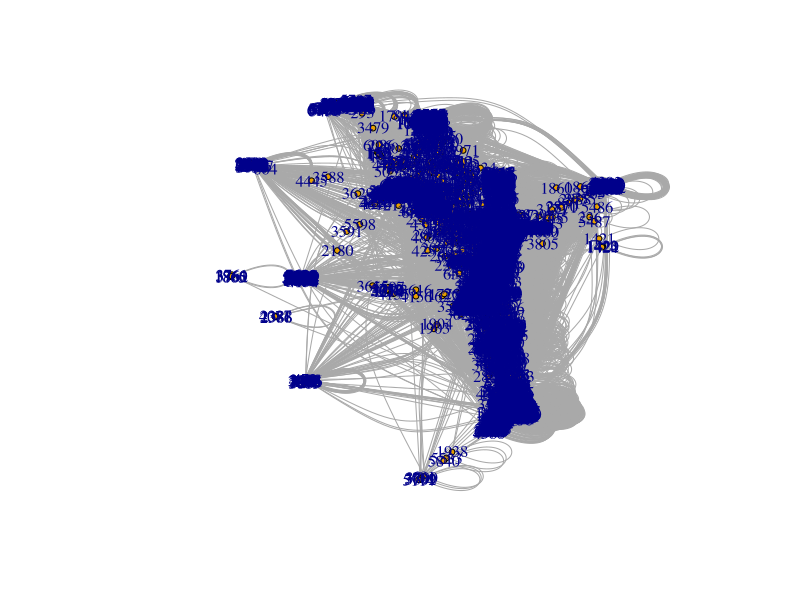
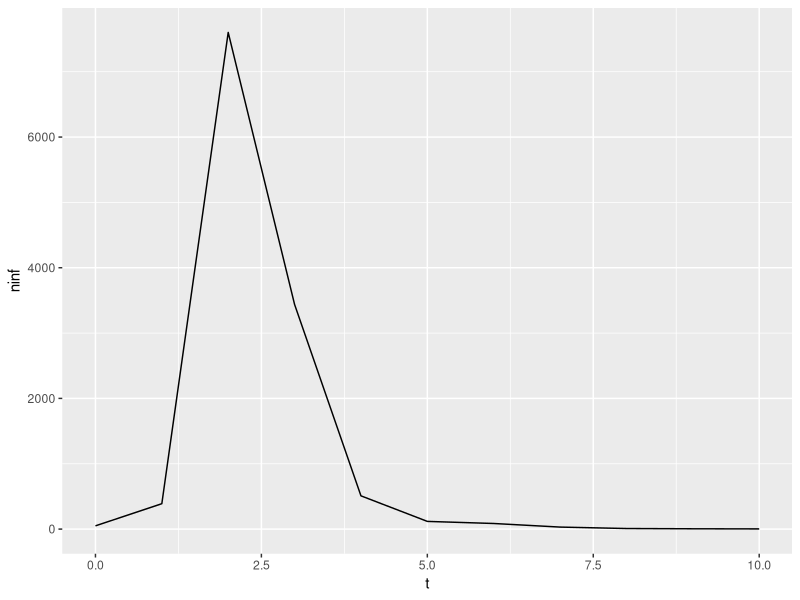
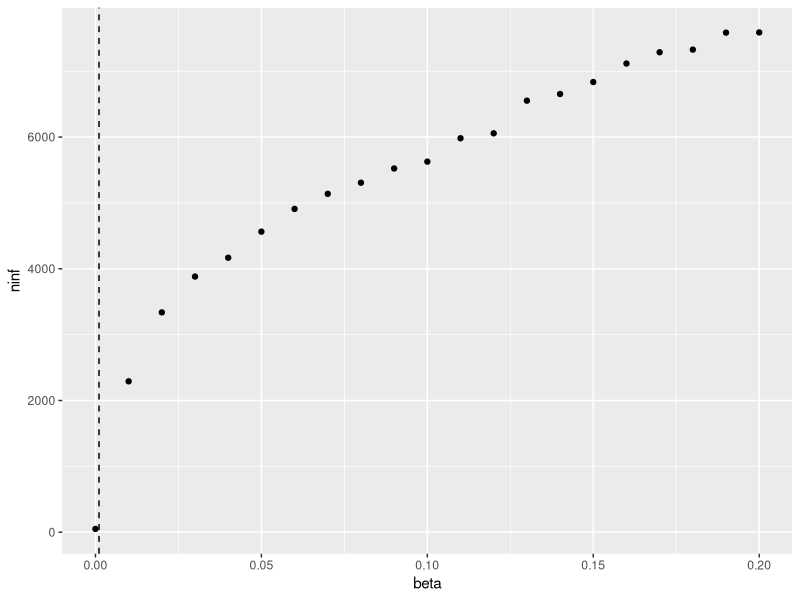
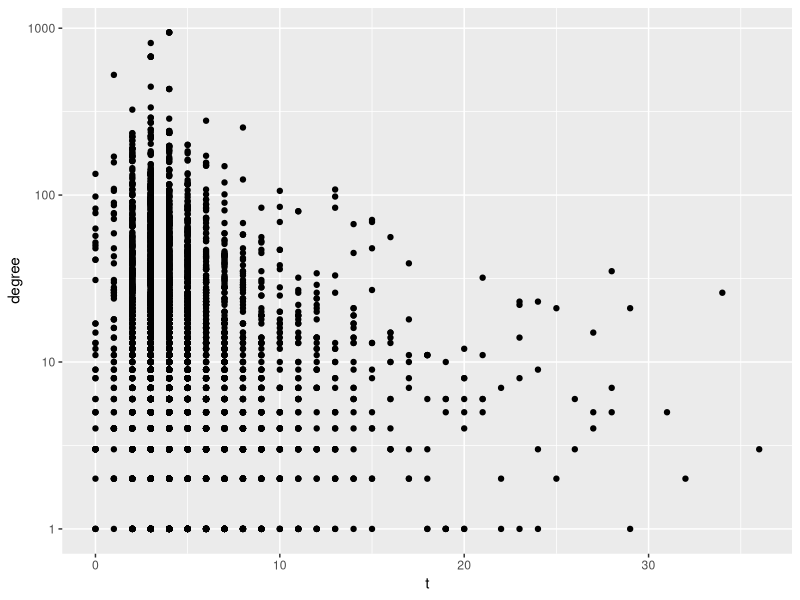
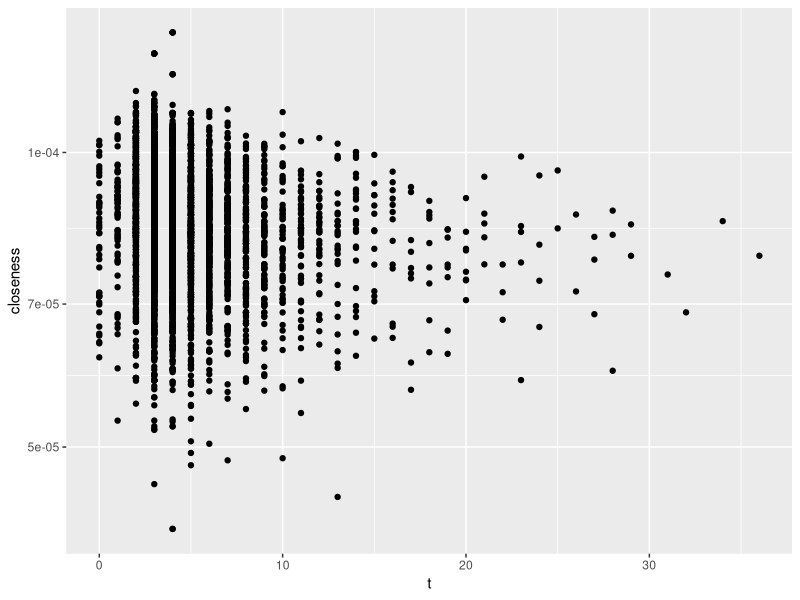

The R script that drew these images, in order: (Note: a time limit stopped this script after it produced the figures.)
## ---- chunk 1
library(readr)
library(igraph)
library(dplyr)
library(ggplot2)
library(purrr)
library(tibble)
library(caret)
library(tidyverse)
## ---- chunk 2
sim_sir <- function(g,beta,mu,seeds){
  state <- rep(0,vcount(g)) #initial state of the simulation
  state[seeds] <- 1 #infect the seeds
  t <- 0
  table <- data.frame(t=0,inf=seeds)
  while(sum(state==1)>0){
    t <- t + 1
    ## I -> R
    infected <- which(state==1) #get them
    # generate a random value for every infected, if it's < mu, let the node recover.
    state[infected] <- ifelse(runif(length(infected)) < mu,2,1)
    
    ## S -> I
    infected <- which(state==1)
    susceptible <- which(state==0) #get them
    contacts <- as.numeric(unlist(adjacent_vertices(g,infected))) #get the contacts of infected
    contacts <- contacts[contacts %in% susceptible] # get those who are susceptible
    new_infected <- contacts[runif(length(contacts)) < beta] #infect contacts
    if(length(new_infected)>0){
      state[new_infected] <- 1
      table <- rbind(table,data.frame(t,inf=new_infected))
    }
  }
  table
}
## ---- chunk 3
node <- read.csv("nodes.csv") |> select("X..index", "meta")
edge <- read.csv("edges.csv")

graph <- graph_from_data_frame(edge, vertices = node, directed = FALSE)
graph <- simplify(graph)

cluster <- clusters(graph)
giant_component <- which.max(cluster$csize)
node_giant <- V(graph)[cluster$membership == giant_component]

g <- induced_subgraph(graph, node_giant)
g

plot(g, vertex.label = NULL, vertex.size = 3)
## ---- chunk 4
mu <- 0.1
betac <- mu*mean(degree(g))/(mean(degree(g)^2))
betac
## ---- chunk 5
seeds <- sample(1:vcount(g),vcount(g)*0.01)

realization <- sim_sir(g,beta = 0.5,mu=0.1,seeds) %>% 
  group_by(t) %>% summarize(ninf=n()) 

realization %>% 
  ggplot(aes(x=t,y=ninf)) + geom_line()
## ---- chunk 6
results <- map_dfr(seq(0,0.2,0.01), # beta range
        \(beta){ seeds <- sample(1:vcount(g),vcount(g)*0.01)
        realization <- sim_sir(g,beta,mu,seeds) # make a realization for each beta
        data.frame(beta,ninf=nrow(realization)) # create dataframe row
        })

results %>% ggplot(aes(x=beta,y=ninf))+ geom_point()+
  geom_vline(xintercept = betac,linetype=2) 
## ---- chunk 7
realization <- sim_sir(g,beta=0.1,mu=0.1,seeds)
## ---- chunk 8
table_d <- degree(g) %>% enframe(name = "inf",value="degree") %>%
  merge(realization) 
table_d %>% 
  ggplot(aes(x=t,y=degree)) + geom_point() + scale_y_log10()
## ---- chunk 9
table_c <- closeness(g) %>% enframe(name = "inf",value="closeness") %>%
  merge(realization) 
table_c %>% 
  ggplot(aes(x=t,y=closeness)) + geom_point() + scale_y_log10()
## ---- chunk 10
table_b <- betweenness(g) %>% enframe(name = "inf",value="betweenness") %>%
  merge(realization) 
table_b %>% 
  ggplot(aes(x=t,y=betweenness)) + geom_point() + scale_y_log10()
## ---- chunk 11
table_pr <- page_rank(g)$vector %>% enframe(name = "inf",value="page_rank") %>%
  merge(realization) 
table_pr %>% 
  ggplot(aes(x=t,y=page_rank)) + geom_point() + scale_y_log10()
## ---- chunk 12
table <- merge(table_d,table_c)
table <- merge(table,table_pr)
table <- merge(table,table_b)
cor(table$t,table[,-c(1,2)])
## ---- chunk 13
seeds <- sample(1:vcount(g),vcount(g)*0.01)
realization_random <- sim_sir(g,beta = 0.5,mu=0.1,seeds) %>%
  group_by(t) %>% summarize(ninf=n())
seeds <- closeness(g) %>% enframe(name = "inf",value="closeness") %>%
  slice_max(closeness,n=round(vcount(g)*0.01,0))

seeds_inf <- seeds$inf
seeds_inf <- as.integer(seeds_inf)
all(seeds_inf %in% V(g)) 

realization_targeted <- sim_sir(g,beta = 0.5,mu=0.1,seeds_inf) %>%
  group_by(t) %>% summarize(ninf=n())
ggplot() + geom_line(data=realization_random,aes(x=t,y=ninf,col="Random"))+
  geom_line(data=realization_targeted,aes(x=t,y=ninf,col="Targeted"))

## ---- chunk 14
total_infected_random <- sum(realization_random$ninf)
total_infected_targeted <- sum(realization_targeted$ninf)
difference_infected <- total_infected_targeted - total_infected_random

print(paste("Total Infected (Random)", total_infected_random))
print(paste("Total Infected (Targeted)", total_infected_targeted))
print(paste("Difference in Infected", difference_infected))
## ---- chunk 15
seeds <- sample(1:vcount(g),vcount(g)*0.01)
realization <- sim_sir(g,beta = 0.5,mu=0.1,seeds) %>%
  group_by(t) %>% summarize(ninf=n())
vaccinated_random <- sample(1:vcount(g),vcount(g)*0.05)
gp <- delete_vertices(g,vaccinated_random)
seeds <- sample(1:vcount(gp),vcount(gp)*0.01)
realization_random <- sim_sir(gp,beta = 0.5,mu=0.1,seeds) %>%
  group_by(t) %>% summarize(ninf=n())
## ---- chunk 16
seeds <- closeness(g) %>% enframe(name = "inf",value="closeness") %>%
  slice_max(closeness,n=round(vcount(g)*0.05,0))
gp <- delete_vertices(g,seeds$inf)
seeds <- sample(1:vcount(gp),vcount(gp)*0.01)
realization_targeted <- sim_sir(gp,beta = 0.5,mu=0.1,seeds) %>%
  group_by(t) %>% summarize(ninf=n())
## ---- chunk 17
ggplot() + geom_line(data=realization,aes(x=t,y=ninf,col="No Vaccination")) +
  geom_line(data=realization_random,aes(x=t,y=ninf,col="Vacc. Random"))+
  geom_line(data=realization_targeted,aes(x=t,y=ninf,col="Vacc. Targeted"))
## ---- chunk 18
No_Vaccination <- sum(realization$ninf)
Vacc._Random <- sum(realization_random$ninf)
Vacc._Targeted <- sum(realization_targeted$ninf)

print(paste("No Vaccination", No_Vaccination))
print(paste("Vacc. Random", Vacc._Random))
print(paste("Vacc. Targeted", Vacc._Targeted))

Vaccination_table <- data.frame(vaccination_label = c("Vacc. Random", "Vacc. Targeted", "No Vaccination"),
                                vaccination_value = c(Vacc._Random, Vacc._Targeted, No_Vaccination))
Vaccination_table
## ---- chunk 19
print(paste("Total Infected (Random)", total_infected_random))
print(paste("Total Infected (Targeted)", total_infected_targeted))
print(paste("Difference in Infected", difference_infected))

partc <- data.frame("partc_label" = c("Total Infected (Random)", "Total Infected (Targeted)", 
                                          "Difference in Infected"),
                                "partc_value" = c(total_infected_random, total_infected_targeted, difference_infected))

merged_table <- cbind(Vaccination_table, partc)
merged_table
## ---- chunk 20
all <- table_d %>% group_by(t) %>% summarize(ninf=n())
sensors <- table_d %>% filter(degree>10) %>% group_by(t) %>% summarize(ninf=n())
ggplot() + geom_line(data=all,aes(x=t,y=ninf/sum(ninf),col="All")) + geom_line(data=sensors,aes(x=t,y=ninf/sum(ninf),col="Sensors"))
## ---- chunk 21
control <- sample(1:vcount(g),1000)
get_one_neighbor <- function(id){
  sample(neighbors(g,id),1)
}
sensors <- sapply(control,get_one_neighbor)
## ---- chunk 22
control_evo <- table_d %>% filter(inf %in% control) %>% group_by(t) %>% summarize(ninf=n())
sensors_evo <- table_d %>% filter(inf %in% sensors) %>% group_by(t) %>% summarize(ninf=n())
ggplot() + geom_line(data=control_evo,aes(x=t,y=cumsum(ninf/sum(ninf)),col="All")) +
  geom_line(data=sensors_evo,aes(x=t,y=cumsum(ninf/sum(ninf)),col="Sensors")) + labs(y="# infections (cumm)")
## ---- chunk 23
table

# Split the data into training and testing sets
set.seed(123)
train_index <- createDataPartition(table$t, p = 0.8, list = FALSE)
test_data <- table[-train_index, ] |> select(-inf)

# 5-fold cross validation
train_data <- table[train_index, ] |> select(-inf)

control <- trainControl(method = "cv",  # Use k-fold cross-validation
                        number = 5)

# Train a regression model
model <- train(t ~ ., data = train_data, method = "lm", trControl = control)

cv_results <- model$results

## ---- chunk 24
x <- as.matrix(train_data[,-1])
y <- train_data$t

control <- trainControl(method = "repeatedcv", number = 10, repeats = 5)

ridge_model <- train(
  x, y,
  method = "glmnet",
  trControl = control,
  tuneGrid = expand.grid(alpha = 0, lambda = 10^seq(-3, 0, length = 100))
)

ridge_model$bestTune

prediciton <- predict(ridge_model, newdata = x)
sqrt(mean((prediciton - y)^2))



# Evaluate the model on the test data
predictions_t <- predict(model, newdata = train_data)
rmse <- sqrt(mean((predictions_t - train_data$t)^2))
print(paste("RMSE on test data:", rmse))

predictions <- predict(model, newdata = test_data)
rmse <- sqrt(mean((predictions - test_data$t)^2))
print(paste("RMSE on test data:", rmse))
## ---- chunk 25
